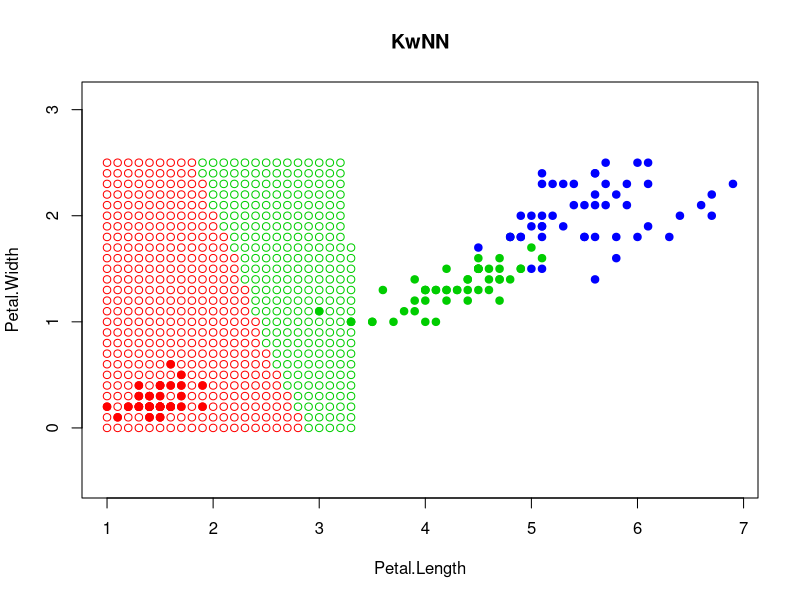

Recreate this plot in R. (Note: a time limit stopped this script after it produced the figure.)
colors <- c("setosa" = "red", "versicolor" = "green3", "virginica" = "blue")
plot(iris[, 3:4], pch = 21, bg = colors[iris$Species], col = colors[iris$Species], asp = 1, main ="KwNN")

euclideanDistance <- function(u, v) 
{
  sqrt(sum((u - v) ^ 2))
}

sortObjectsByDist <- function(xl, z, metricFunction = euclideanDistance)
{
   l <- dim(xl)[1] 
   n <- dim(xl)[2] - 1
   distances <- matrix(NA, l, 2) 
   for (i in 1:l) 
   {
      distances[i,] <- c(i, metricFunction(xl[i, 1:n], z))
   }
   orderedXl <- xl[order(distances[, 2]),] 
   return (orderedXl)
}
  
kwNN <- function(xl, z, k, q) 
{ 
  orderedXl <- sortObjectsByDist(xl, z) 
  n <- dim(orderedXl)[2] - 1 
  m <- matrix(c('setosa','versicolor', 'virginica', 0, 0, 0), nrow = 3, ncol = 2)
  
  for(i in 1:k){ 
    orderedXl[i, 4] = q^i 
  } 
  classes <- orderedXl[1:k, (n+1):(n+2)]
  
  m[1,2]=sum(classes[classes$Species=='setosa', 2])
  m[2,2]=sum(classes[classes$Species=='versicolor', 2])
  m[3,2]=sum(classes[classes$Species=='virginica', 2])
  class <- m[,1][which.max(m[,2])]
  return (class) 
}

   xl <- iris[, 3:5] 
   for(x in seq(1,7,0.1)){
    for(y in seq(0,2.5,0.1)){
    z <- c(x, y)
    class <- kwNN(xl, z, k=6, q=0.8) 
    points(z[1], z[2], pch = 1, col = colors[class], asp = 1)     
  } 
}
